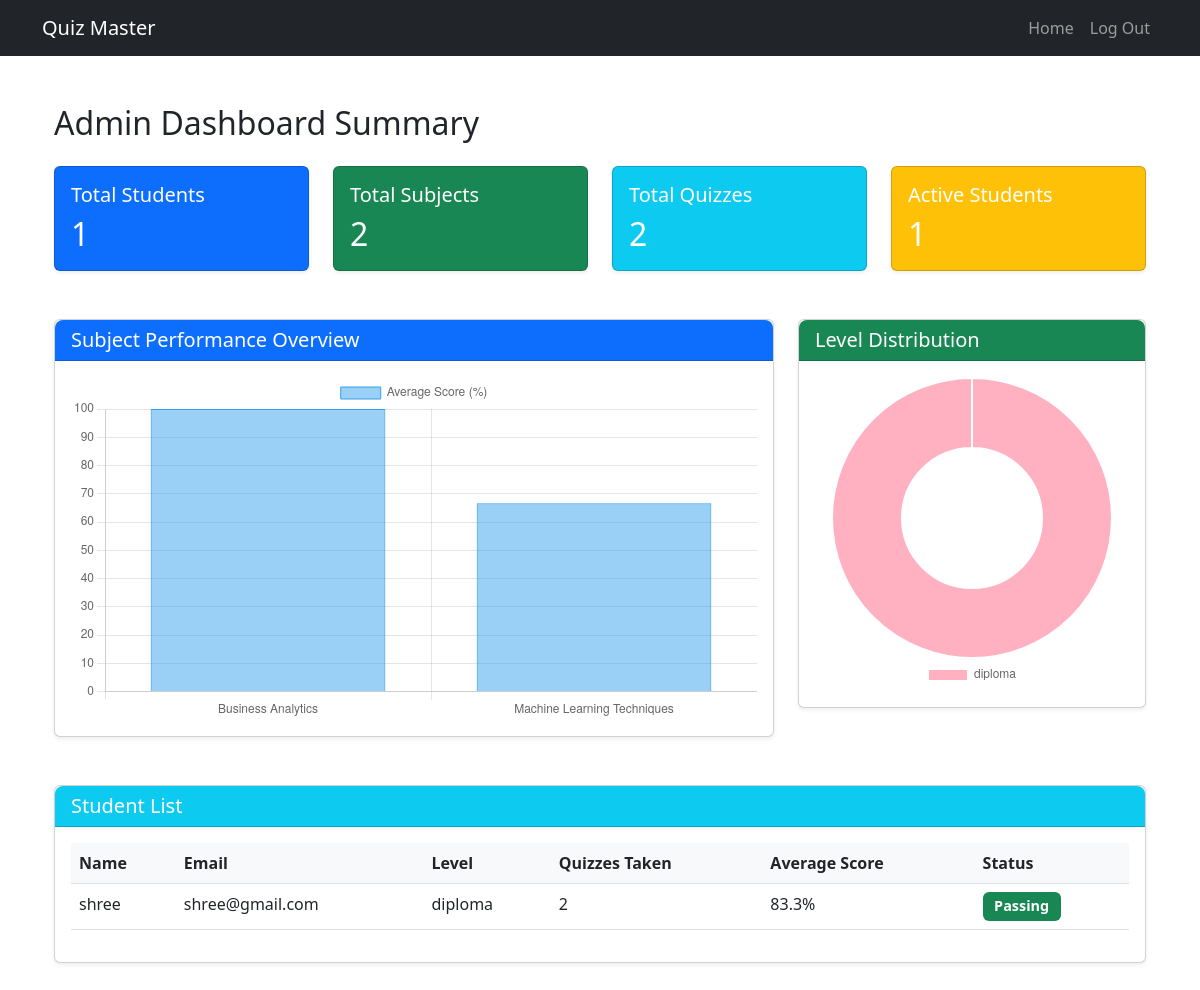
The app's page /admin/summary/ (signed in), older data.
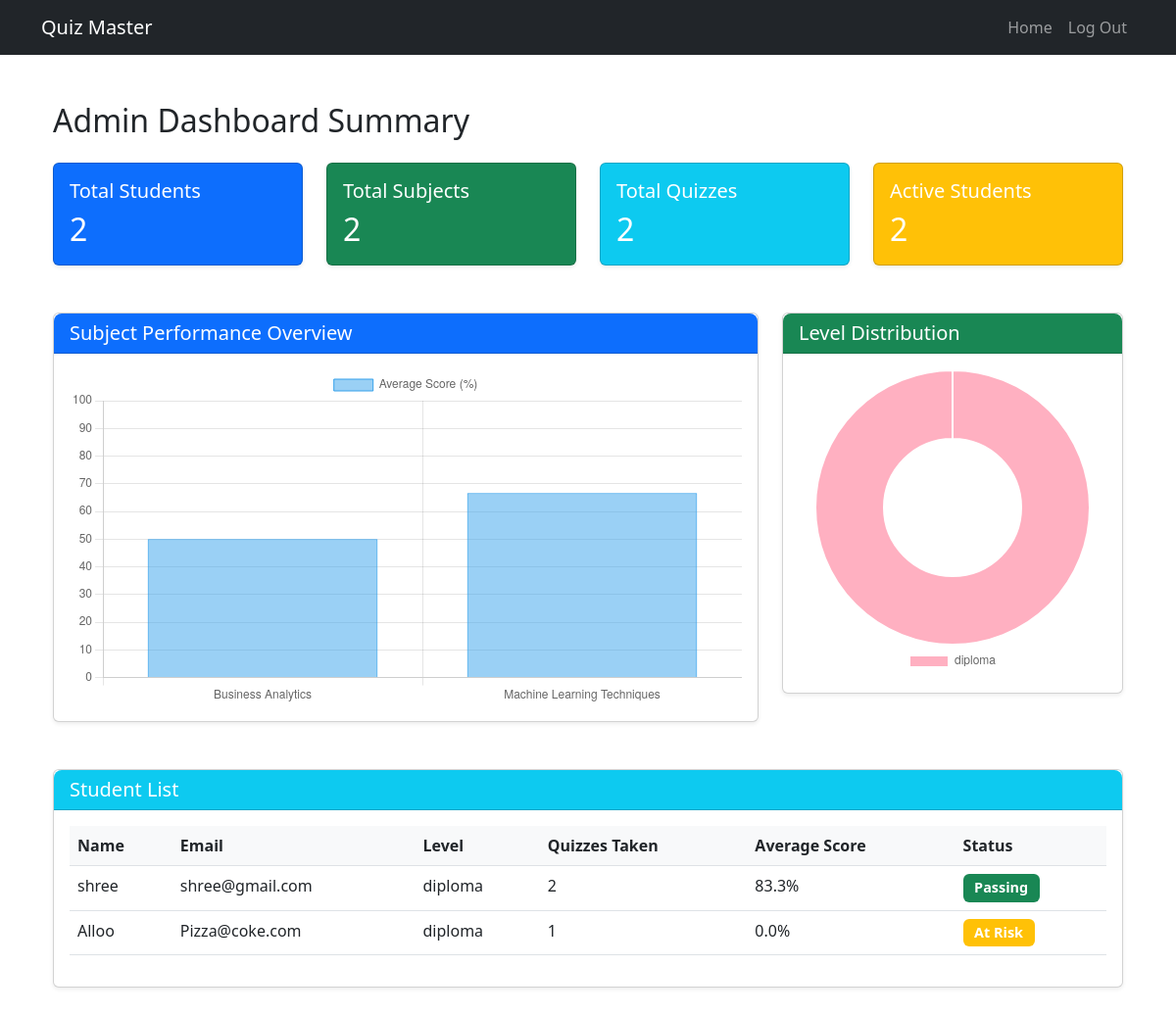
The same page, newer data.
### model.py (models this page shows)
class Users(db.Model):
    __tablename__='users'
    id=db.Column(db.Integer,primary_key=True,autoincrement=True)
    name=db.Column(db.String)
    email = db.Column(db.String, unique=True, nullable=False)
    password=db.Column(db.String)
    level=db.Column(db.String)
    dob=db.Column(db.String)
    user_type=db.Column(db.String)
    phone_no=db.Column(db.String)
    quizzes = db.relationship('Quiz', secondary=user_quiz_association, back_populates="users")

### app.py (the view, shortened to what this page needs)
@app.route('/admin/summary/')
@admin_req
def admin_summary():
    total_students = Users.query.filter_by(user_type='student').count()
    total_subjects = Subject.query.count()
    total_quizzes = Quiz.query.count()
    active_students = Users.query.filter_by(user_type='student').count()  # You might want to add an 'active' field to Users model
    students = Users.query.filter_by(user_type='student').all()
    for student in students:
        completed_quizzes = []
        total_score = 0
        for quiz in student.quizzes:
            association = db.session.query(user_quiz_association).filter_by(
                user_id=student.id,
                quiz_id=quiz.id
            ).first()
            if association:
                quiz.score = association.score
                completed_quizzes.append(quiz)
                total_score += quiz.score
        student.quizzes_taken = len(completed_quizzes)
        student.average_score = (total_score / student.quizzes_taken) if student.quizzes_taken > 0 else 0
    subjects = Subject.query.all()
    subject_names = []
    subject_scores = []
    for subject in subjects:
        subject_total_score = 0
        subject_quiz_count = 0
        for chapter in subject.chapters:
            for quiz in chapter.quizzes:
                associations = db.session.query(user_quiz_association).filter_by(quiz_id=quiz.id).all()
                for association in associations:
                    subject_total_score += association.score
                    subject_quiz_count += 1
        if subject_quiz_count > 0:
            subject_names.append(subject.name)
            subject_scores.append(subject_total_score / subject_quiz_count)
    level_counts = {}
    level_labels = []
    for student in students:
        if student.level not in level_counts:
            level_counts[student.level] = 0
            level_labels.append(student.level)
        level_counts[student.level] += 1
    return render_template('admin_summary.html',
                         total_students=total_students,
                         total_subjects=total_subjects,
                         total_quizzes=total_quizzes,
                         active_students=active_students,
                         students=students,
                         subject_names=subject_names,
                         subject_scores=subject_scores,
                         level_labels=level_labels,
                         level_counts=list(level_counts.values()))

### app.py (called while the page is built)
def admin_req(f):
    @wraps(f)
    def inner(*args, **kwargs):
        if 'user_id' not in session or session['user_type'] != 'admin':
            flash('You need admin privileges to access this page', 'danger')
            return redirect(url_for('login'))
        return f(*args, **kwargs)
    return inner

### templates/admin_summary.html (shortened to what the changed rows need)
{% extends "dashboard_layout.html" %}
{% block content %}
<div class="container-fluid py-4">
    <div class="row">
        <div class="col-12">
            <h2 class="mb-4">Admin Dashboard Summary</h2>
        </div>
    </div>
    <div class="row mb-4">
        <div class="col-md-3">
            <div class="card shadow-sm bg-primary text-white">
                <div class="card-body">
                    <h5 class="card-title">Total Students</h5>
                    <h2 class="mb-0">{{ total_students }}</h2>
                </div>
            </div>
        </div>
        <div class="col-md-3">
            <div class="card shadow-sm bg-success text-white">
                <div class="card-body">
                    <h2 class="mb-0">{{ total_subjects }}</h2>
                </div>
            </div>
        </div>
        <div class="col-md-3">
            <div class="card shadow-sm bg-info text-white">
                <div class="card-body">
                    <h2 class="mb-0">{{ total_quizzes }}</h2>
                </div>
            </div>
        </div>
        <div class="col-md-3">
            <div class="card shadow-sm bg-warning text-white">
                <div class="card-body">
                    <h5 class="card-title">Active Students</h5>
                    <h2 class="mb-0">{{ active_students }}</h2>
                </div>
            </div>
        </div>
    </div>
    <div class="row mb-4">
        <div class="col-md-8">
            <div class="card shadow-sm">
                <div class="card-body">
                    <canvas id="subjectPerformanceChart"></canvas>
                </div>
            </div>
        </div>
    </div>
    <div class="row">
        <div class="col-12">
            <div class="card shadow-sm">
                <div class="card-body">
                    <div class="table-responsive">
                        <table class="table table-hover">
                            <thead>
                                <tr>
                                    <th>Name</th>
                                    <th>Email</th>
                                    <th>Level</th>
                                    <th>Quizzes Taken</th>
                                    <th>Average Score</th>
                                    <th>Status</th>
                                </tr>
                            </thead>
                            <tbody>
                                {% for student in students %}
                                <tr>
                                    <td>{{ student.name }}</td>
                                    <td>{{ student.email }}</td>
                                    <td>{{ student.level }}</td>
                                    <td>{{ student.quizzes_taken }}</td>
                                    <td>{{ "%.1f"|format(student.average_score) }}%</td>
                                    <td>
                                        <span class="badge {% if student.average_score >= 60 %}bg-success{% else %}bg-warning{% endif %}">
                                            {{ "Passing" if student.average_score >= 60 else "At Risk" }}
                                        </span>
                                    </td>
                                </tr>
                                {% endfor %}
                            </tbody>
                        </table>
                    </div>
                </div>
            </div>
        </div>
    </div>
</div>
<script>
    // Subject Performance Chart
    const subjectCtx = document.getElementById('subjectPerformanceChart').getContext('2d');
    new Chart(subjectCtx, {
        type: 'bar',
        data: {
            labels: JSON.parse('{{ subject_names|tojson|safe }}'),
            datasets: [{
                label: 'Average Score (%)',
                data: JSON.parse('{{ subject_scores|tojson|safe }}'),
                backgroundColor: 'rgba(54, 162, 235, 0.5)',
                borderColor: 'rgba(54, 162, 235, 1)',
                borderWidth: 1
            }]
        },
        options: {
            responsive: true,
            scales: {
                y: {
                    beginAtZero: true,
                    max: 100
                }
            }
        }
    });
    // Level Distribution Chart
    const levelCtx = document.getElementById('levelDistributionChart').getContext('2d');
    new Chart(levelCtx, {
        type: 'doughnut',
        data: {
            labels: JSON.parse('{{ level_labels|tojson|safe }}'),
            datasets: [{
                data: JSON.parse('{{ level_counts|tojson|safe }}'),
                backgroundColor: [
                    'rgba(255, 99, 132, 0.5)',
                    'rgba(54, 162, 235, 0.5)',
                    'rgba(255, 206, 86, 0.5)',
                    'rgba(75, 192, 192, 0.5)'
                ]
            }]
        },
        options: {
            responsive: true,
            plugins: {
                legend: {
                    position: 'bottom'
                }
            }
        }
    });
</script>
{% endblock %}

Row changes from the older to the newer data that the page shows:
added Users: name "Alloo", email "Pizza@coke.com", level "diploma", quizzes_taken "1", average_score "0.0", average_score "At Risk"
Text that changed along with them:
{{ total_students }}: "1" → "2"
{{ active_students }}: "1" → "2"
chart data {{ subject_scores|tojson|safe }}: [100.0, 66.66666666666666] → [50.0, 66.66666666666666]
